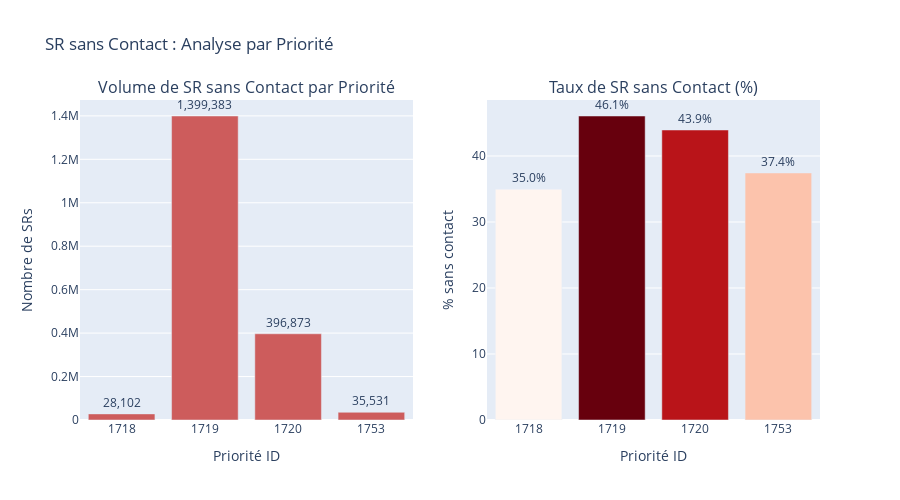

The notebook cell this image was saved under:
### Code cell
# 2. Analyse par PRIORITÉ : SR sans contact
priority_analysis = pd.read_sql_query("""
SELECT 
    sr.PRIORITY_ID,
    COUNT(sr.ID) as total_srs,
    COUNT(CASE WHEN (SELECT COUNT(*) FROM srcontact WHERE srcontact.SR_ID = sr.ID) = 0 THEN 1 END) as srs_zero_contact,
    ROUND(COUNT(CASE WHEN (SELECT COUNT(*) FROM srcontact WHERE srcontact.SR_ID = sr.ID) = 0 THEN 1 END) * 100.0 / COUNT(sr.ID), 2) as pct_zero_contact,
    ROUND(AVG(CASE WHEN (SELECT COUNT(*) FROM srcontact WHERE srcontact.SR_ID = sr.ID) = 0 
                   THEN CAST((julianday(sr.CLOSINGDATE) - julianday(sr.CREATIONDATE)) * 24 AS REAL) END), 2) as avg_hours_zero_contact
FROM sr
WHERE strftime('%Y-%m', sr.CREATIONDATE) BETWEEN '2024-01' AND '2025-09'
  AND sr.CLOSINGDATE IS NOT NULL
GROUP BY sr.PRIORITY_ID
ORDER BY sr.PRIORITY_ID
""", conn)

print("="*70)
print("🔍 ANALYSE PAR PRIORITÉ : SR SANS CONTACT")
print("="*70)
print("\nDistribution des SR sans contact par niveau de priorité\n")

display(priority_analysis)

# Visualisation
fig = make_subplots(
    rows=1, cols=2,
    subplot_titles=('Volume de SR sans Contact par Priorité', 'Taux de SR sans Contact (%)'),
    specs=[[{"type": "bar"}, {"type": "bar"}]]
)

fig.add_trace(
    go.Bar(
        x=priority_analysis['PRIORITY_ID'].astype(str),
        y=priority_analysis['srs_zero_contact'],
        text=priority_analysis['srs_zero_contact'].apply(lambda x: f"{x:,}"),
        textposition='outside',
        marker_color='indianred',
        name='Sans contact',
        hovertemplate='<b>Priorité %{x}</b><br>Sans contact: %{y:,}<extra></extra>'
    ),
    row=1, col=1
)

fig.add_trace(
    go.Bar(
        x=priority_analysis['PRIORITY_ID'].astype(str),
        y=priority_analysis['pct_zero_contact'],
        text=priority_analysis['pct_zero_contact'].apply(lambda x: f"{x:.1f}%"),
        textposition='outside',
        marker_color=priority_analysis['pct_zero_contact'],
        marker_colorscale='Reds',
        name='% sans contact',
        hovertemplate='<b>Priorité %{x}</b><br>Taux: %{y:.1f}%<extra></extra>'
    ),
    row=1, col=2
)

fig.update_xaxes(title_text="Priorité ID", row=1, col=1)
fig.update_yaxes(title_text="Nombre de SRs", row=1, col=1)
fig.update_xaxes(title_text="Priorité ID", row=1, col=2)
fig.update_yaxes(title_text="% sans contact", row=1, col=2)

fig.update_layout(height=500, showlegend=False, title_text="SR sans Contact : Analyse par Priorité")
fig.show()

### Figure 1 — Plotly figure (JSON) as saved in the notebook; plotly's stock layout.template omitted (floating-point values rounded to 4 significant figures)
{"data": [{"hovertemplate": "<b>Priorité %{x}</b><br>Sans contact: %{y:,}<extra></extra>", "marker": {"color": "indianred"}, "name": "Sans contact", "text": ["28,102", "1,399,383", "396,873", "35,531"], "textposition": "outside", "type": "bar", "x": ["1718", "1719", "1720", "1753"], "xaxis": "x", "y": [28102, 1399383, 396873, 35531], "yaxis": "y"}, {"hovertemplate": "<b>Priorité %{x}</b><br>Taux: %{y:.1f}%<extra></extra>", "marker": {"color": [34.97, 46.06, 43.94, 37.43], "colorscale": [[0, "rgb(255,245,240)"], [0.125, "rgb(254,224,210)"], [0.25, "rgb(252,187,161)"], [0.375, "rgb(252,146,114)"], [0.5, "rgb(251,106,74)"], [0.625, "rgb(239,59,44)"], [0.75, "rgb(203,24,29)"], [0.875, "rgb(165,15,21)"], [1, "rgb(103,0,13)"]]}, "name": "% sans contact", "text": ["35.0%", "46.1%", "43.9%", "37.4%"], "textposition": "outside", "type": "bar", "x": ["1718", "1719", "1720", "1753"], "xaxis": "x2", "y": [34.97, 46.06, 43.94, 37.43], "yaxis": "y2"}], "layout": {"annotations": [{"font": {"size": 16}, "showarrow": false, "text": "Volume de SR sans Contact par Priorité", "x": 0.225, "xanchor": "center", "xref": "paper", "y": 1, "yanchor": "bottom", "yref": "paper"}, {"font": {"size": 16}, "showarrow": false, "text": "Taux de SR sans Contact (%)", "x": 0.775, "xanchor": "center", "xref": "paper", "y": 1, "yanchor": "bottom", "yref": "paper"}], "height": 500, "showlegend": false, "title": {"text": "SR sans Contact : Analyse par Priorité"}, "xaxis": {"anchor": "y", "domain": [0, 0.45], "title": {"text": "Priorité ID"}}, "xaxis2": {"anchor": "y2", "domain": [0.55, 1], "title": {"text": "Priorité ID"}}, "yaxis": {"anchor": "x", "domain": [0, 1], "title": {"text": "Nombre de SRs"}}, "yaxis2": {"anchor": "x2", "domain": [0, 1], "title": {"text": "% sans contact"}}}}
